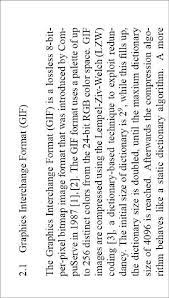
#> input picture Backend/images/skew2.jfif, 169 x 298 px, found by its file name
$ python skew_correction.py
#> lines starting #> are read from the running program, lines starting #| are printed output that depends on the picture; long printed decimals are rounded
import numpy as np
from skimage.transform import hough_line, hough_line_peaks
from skimage.transform import rotate
from skimage.feature import canny
from skimage.io import imread
from skimage.color import rgb2gray
import matplotlib.pyplot as plt
from scipy.stats import mode

image = rgb2gray(imread("/content/skew2.jfif"))
#> image: shape (298, 169) float64; min 0, max 1, mean 0.905

edges = canny(image)
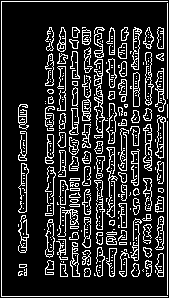
#> edges: shape (298, 169) bool; 17.6% white in thin lines or dots
# Classic straight-line Hough transform
tested_angles = np.deg2rad(np.arange(0.1, 180.0))
h, theta, d = hough_line(edges, theta=tested_angles)
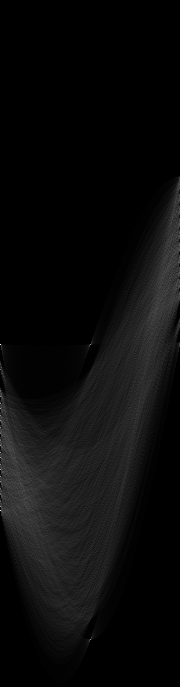
#> h: shape (687, 180) uint64; min 0, max 286, mean 12.9; drawn with min black and max white
#> theta = 180 values from 0.00175 to 3.13; d = 687 values from -343 to 343

# Generating figure 1
fig, axes = plt.subplots(1, 2, figsize=(15, 16))
ax = axes.ravel()

ax[0].imshow(image, cmap="gray")
ax[0].set_title('Input image')
ax[0].set_axis_off()

ax[1].imshow(edges, cmap="gray")
origin = np.array((0, image.shape[1]))
#> origin = [0, 169]

for _, angle, dist in zip(*hough_line_peaks(h, theta, d)):
    y0, y1 = (dist - origin * np.cos(angle)) / np.sin(angle)
    ax[1].plot(origin, (y0, y1), '-r')
#> this loop made 7 passes
#> (angle, dist, y0, y1) on passes 1 to 7: (0.00175, 1, 573, -96256.8), (0.00175, 167, 95684, -1145.8), (0.00175, 126, 72192.7, -24637.1), (0.00175, 65, 37242.3, -59587.5), (0.00175, 114, 65317.2, -31512.5), (1.57, 296, 296, 296.3), (1.57, 1, 1, 1.29)

ax[1].set_xlim(origin)
ax[1].set_ylim((edges.shape[0], 0))
ax[1].set_axis_off()
ax[1].set_title('Detected lines')

def skew_angle_hough_transform(image):
    # convert to edges
    edges = canny(image)
    # Classic straight-line Hough transform between 0.1 - 180 degrees.
    tested_angles = np.deg2rad(np.arange(0.1, 180.0))
    h, theta, d = hough_line(edges, theta=tested_angles)
#> theta = 180 values from 0.00175 to 3.13; d = 687 values from -343 to 343

    # find line peaks and angles
    accum, angles, dists = hough_line_peaks(h, theta, d)
#> accum = [286, 278, 189, 183, 179, 167, 167]; angles = [0.00175, 0.00175, 0.00175, 0.00175, 0.00175, 1.57, 1.57]; dists = [1, 167, 126, 65, 114, 296, 1]

    # round the angles to 2 decimal places and find the most common angle.
    most_common_angle = mode(np.around(angles, decimals=2))[0]
#> most_common_angle = 0

    # convert the angle to degree for rotation.
    skew_angle = np.rad2deg(most_common_angle - np.pi/2)
#> skew_angle = -90
    print(skew_angle)
#| -90.0
    return skew_angle

fig, ax = plt.subplots(ncols=2, figsize=(20,20))
ax[0].imshow(image, cmap="gray")
ax[1].imshow(rotate(image, skew_angle_hough_transform(image), cval=1), cmap="gray")
plt.show()
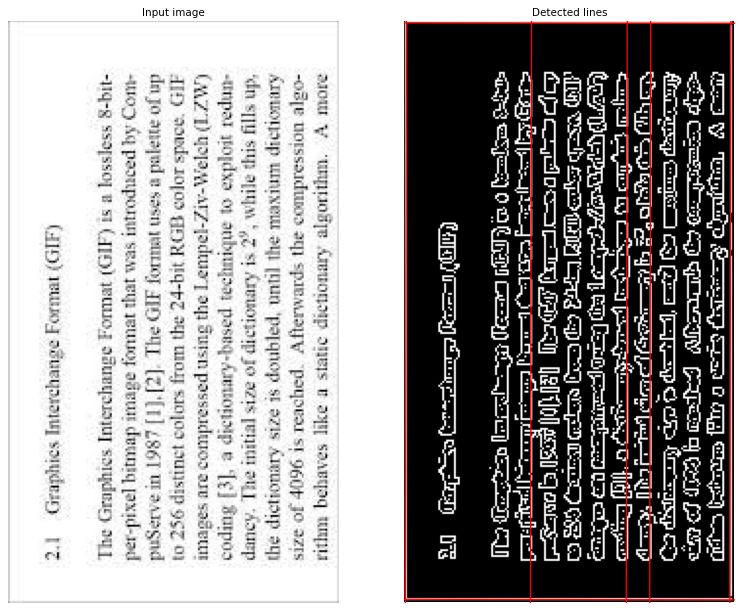
#> figure drawn by matplotlib, 2 panels
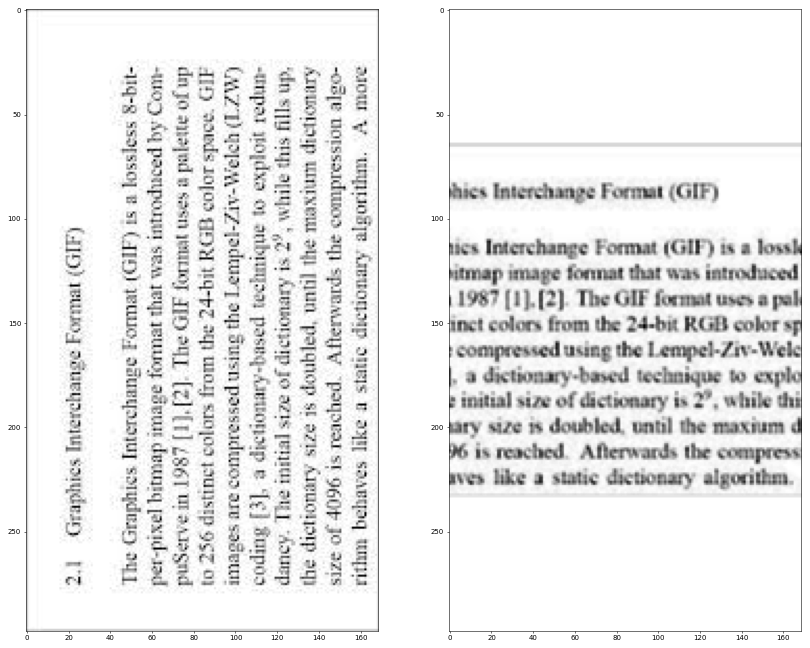
#> figure drawn by matplotlib, 2 panels
